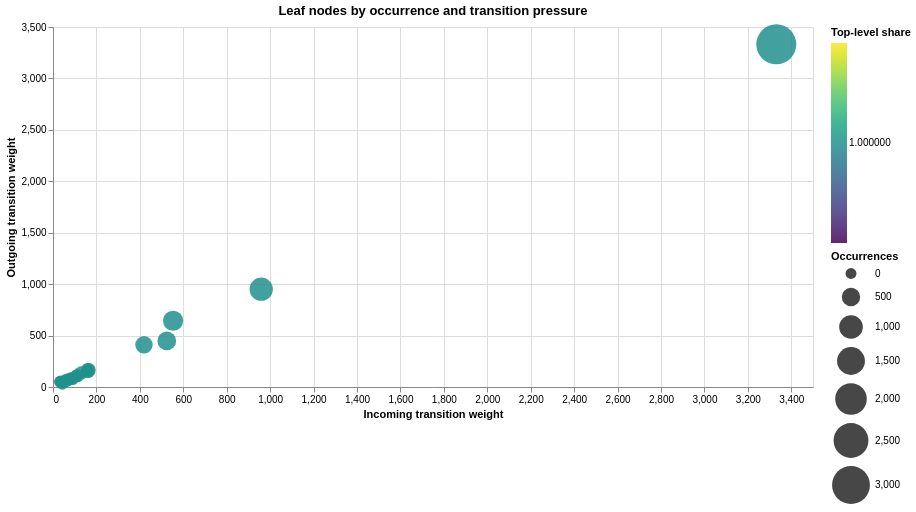
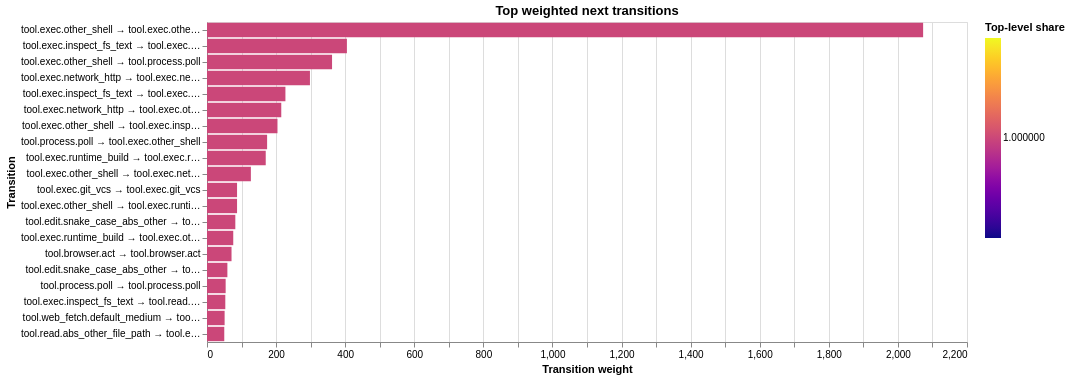
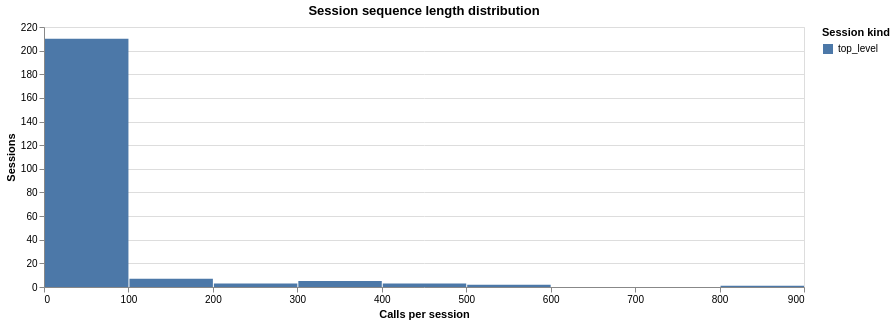

Write notebook code for charts like these, in order.
### Code cell
const leafSpec = {
  "$schema": "https://vega.github.io/schema/vega-lite/v5.json",
  "title": "Leaf nodes by occurrence and transition pressure",
  "width": 760,
  "height": 360,
  "data": { "values": nodeRows.slice(0, 30) },
  "mark": { "type": "circle", "opacity": 0.85 },
  "encoding": {
    "x": { "field": "incomingWeight", "type": "quantitative", "title": "Incoming transition weight" },
    "y": { "field": "outgoingWeight", "type": "quantitative", "title": "Outgoing transition weight" },
    "size": { "field": "totalOccurrences", "type": "quantitative", "title": "Occurrences", "scale": { "range": [120, 1600] } },
    "color": { "field": "topLevelShare", "type": "quantitative", "title": "Top-level share", "scale": { "scheme": "viridis" } },
    "tooltip": [
      { "field": "leafKey" },
      { "field": "toolRoot" },
      { "field": "totalOccurrences" },
      { "field": "uniqueSessions" },
      { "field": "incomingWeight" },
      { "field": "outgoingWeight" },
      { "field": "topLevelShare", "format": ".2f" }
    ]
  }
};

const edgeSpec = {
  "$schema": "https://vega.github.io/schema/vega-lite/v5.json",
  "title": "Top weighted next transitions",
  "width": 760,
  "height": 320,
  "data": { "values": edgeRows.slice(0, 20) },
  "mark": "bar",
  "encoding": {
    "x": { "field": "weight", "type": "quantitative", "title": "Transition weight" },
    "y": {
      "field": "label",
      "type": "nominal",
      "sort": "-x",
      "title": "Transition"
    },
    "color": { "field": "topLevelShare", "type": "quantitative", "title": "Top-level share", "scale": { "scheme": "plasma" } },
    "tooltip": [
      { "field": "fromLeaf" },
      { "field": "toLeaf" },
      { "field": "weight" },
      { "field": "topLevelWeight" },
      { "field": "subagentWeight" }
    ]
  },
  "transform": [
    {
      "calculate": "datum.fromLeaf + ' → ' + datum.toLeaf",
      "as": "label"
    }
  ]
};

const sequenceSpec = {
  "$schema": "https://vega.github.io/schema/vega-lite/v5.json",
  "title": "Session sequence length distribution",
  "width": 760,
  "height": 260,
  "data": { "values": lengthRows },
  "mark": "bar",
  "encoding": {
    "x": { "field": "callCount", "type": "quantitative", "bin": true, "title": "Calls per session" },
    "y": { "aggregate": "count", "type": "quantitative", "title": "Sessions" },
    "color": { "field": "sessionKind", "type": "nominal", "title": "Session kind" },
    "tooltip": [
      { "aggregate": "count", "type": "quantitative", "title": "Sessions" },
      { "field": "sessionKind", "type": "nominal" }
    ]
  }
};

await Deno.jupyter.display({ "application/vnd.vegalite.v5+json": leafSpec }, { raw: true });
await Deno.jupyter.display({ "application/vnd.vegalite.v5+json": edgeSpec }, { raw: true });
await Deno.jupyter.display({ "application/vnd.vegalite.v5+json": sequenceSpec }, { raw: true });

### Figure 1 — Vega-Lite specification as saved in the notebook (floating-point values rounded to 4 significant figures)
{"$schema": "https://vega.github.io/schema/vega-lite/v5.json", "data": {"values": [{"incomingWeight": 3331, "isFallback": false, "leafKey": "tool.exec.other_shell", "level": 2, "outgoingWeight": 3332, "toolRoot": "exec", "topLevelShare": 1, "totalOccurrences": 3372, "uniqueSessions": 177}, {"incomingWeight": 959, "isFallback": false, "leafKey": "tool.exec.inspect_fs_text", "level": 2, "outgoingWeight": 951, "toolRoot": "exec", "topLevelShare": 1, "totalOccurrences": 962, "uniqueSessions": 70}, {"incomingWeight": 553, "isFallback": false, "leafKey": "tool.exec.network_http", "level": 2, "outgoingWeight": 644, "toolRoot": "exec", "topLevelShare": 1, "totalOccurrences": 655, "uniqueSessions": 135}, {"incomingWeight": 524, "isFallback": false, "leafKey": "tool.process.poll", "level": 2, "outgoingWeight": 448, "toolRoot": "process", "topLevelShare": 1, "totalOccurrences": 524, "uniqueSessions": 135}, {"incomingWeight": 419, "isFallback": false, "leafKey": "tool.exec.runtime_build", "level": 2, "outgoingWeight": 410, "toolRoot": "exec", "topLevelShare": 1, "totalOccurrences": 421, "uniqueSessions": 45}, {"incomingWeight": 165, "isFallback": false, "leafKey": "tool.edit.snake_case_abs_other", "level": 2, "outgoingWeight": 165, "toolRoot": "edit", "topLevelShare": 1, "totalOccurrences": 165, "uniqueSessions": 19}, {"incomingWeight": 160, "isFallback": false, "leafKey": "tool.read.abs_other_file_path", "level": 2, "outgoingWeight": 165, "toolRoot": "read", "topLevelShare": 1, "totalOccurrences": 165, "uniqueSessions": 34}, {"incomingWeight": 161, "isFallback": false, "leafKey": "tool.exec.git_vcs", "level": 2, "outgoingWeight": 153, "toolRoot": "exec", "topLevelShare": 1, "totalOccurrences": 161, "uniqueSessions": 40}, {"incomingWeight": 130, "isFallback": false, "leafKey": "tool.read.openclaw_abs_file_path", "level": 2, "outgoingWeight": 137, "toolRoot": "read", "topLevelShare": 1, "totalOccurrences": 138, "uniqueSessions": 25}, {"incomingWeight": 112, "isFallback": false, "leafKey": "tool.web_fetch.default_medium", "level": 2, "outgoingWeight": 109, "toolRoot": "web_fetch", "topLevelShare": 1, "totalOccurrences": 112, "uniqueSessions": 20}, {"incomingWeight": 110, "isFallback": false, "leafKey": "tool.browser.act", "level": 2, "outgoingWeight": 110, "toolRoot": "browser", "topLevelShare": 1, "totalOccurrences": 110, "uniqueSessions": 4}, {"incomingWeight": 90, "isFallback": false, "leafKey": "tool.message.text_only", "level": 2, "outgoingWeight": 80, "toolRoot": "message", "topLevelShare": 1, "totalOccurrences": 91, "uniqueSessions": 26}, {"incomingWeight": 83, "isFallback": false, "leafKey": "tool.edit.snake_case_openclaw_abs", "level": 2, "outgoingWeight": 81, "toolRoot": "edit", "topLevelShare": 1, "totalOccurrences": 83, "uniqueSessions": 22}, {"incomingWeight": 82, "isFallback": false, "leafKey": "tool.write.openclaw_abs_file_path", "level": 2, "outgoingWeight": 82, "toolRoot": "write", "topLevelShare": 1, "totalOccurrences": 82, "uniqueSessions": 17}, {"incomingWeight": 75, "isFallback": false, "leafKey": "tool.read.project_abs_file_path", "level": 2, "outgoingWeight": 75, "toolRoot": "read", "topLevelShare": 1, "totalOccurrences": 75, "uniqueSessions": 4}, {"incomingWeight": 61, "isFallback": false, "leafKey": "tool.memory_search.default", "level": 2, "outgoingWeight": 69, "toolRoot": "memory_search", "topLevelShare": 1, "totalOccurrences": 70, "uniqueSessions": 19}, {"incomingWeight": 69, "isFallback": false, "leafKey": "tool.process.log", "level": 2, "outgoingWeight": 67, "toolRoot": "process", "topLevelShare": 1, "totalOccurrences": 69, "uniqueSessions": 28}, {"incomingWeight": 61, "isFallback": false, "leafKey": "tool.web_search.default", "level": 2, "outgoingWeight": 61, "toolRoot": "web_search", "topLevelShare": 1, "totalOccurrences": 61, "uniqueSessions": 15}, {"incomingWeight": 58, "isFallback": false, "leafKey": "tool.edit.snake_case_project_abs", "level": 2, "outgoingWeight": 58, "toolRoot": "edit", "topLevelShare": 1, "totalOccurrences": 58, "uniqueSessions": 2}, {"incomingWeight": 54, "isFallback": false, "leafKey": "tool.cron.update", "level": 2, "outgoingWeight": 53, "toolRoot": "cron", "topLevelShare": 1, "totalOccurrences": 54, "uniqueSessions": 9}, {"incomingWeight": 35, "isFallback": false, "leafKey": "tool.subagents.list", "level": 2, "outgoingWeight": 53, "toolRoot": "subagents", "topLevelShare": 1, "totalOccurrences": 53, "uniqueSessions": 35}, {"incomingWeight": 50, "isFallback": false, "leafKey": "tool.read.tilde_file_path", "level": 2, "outgoingWeight": 50, "toolRoot": "read", "topLevelShare": 1, "totalOccurrences": 50, "uniqueSessions": 15}, {"incomingWeight": 32, "isFallback": false, "leafKey": "tool.sessions_list.filtered", "level": 2, "outgoingWeight": 50, "toolRoot": "sessions_list", "topLevelShare": 1, "totalOccurrences": 50, "uniqueSessions": 39}, {"incomingWeight": 47, "isFallback": false, "leafKey": "tool.write.abs_other_file_path", "level": 2, "outgoingWeight": 47, "toolRoot": "write", "topLevelShare": 1, "totalOccurrences": 47, "uniqueSessions": 7}, {"incomingWeight": 47, "isFallback": false, "leafKey": "tool.sessions_spawn.minimal", "level": 2, "outgoingWeight": 46, "toolRoot": "sessions_spawn", "topLevelShare": 1, "totalOccurrences": 47, "uniqueSessions": 7}, {"incomingWeight": 40, "isFallback": false, "leafKey": "tool.process.list", "level": 2, "outgoingWeight": 44, "toolRoot": "process", "topLevelShare": 1, "totalOccurrences": 47, "uniqueSessions": 31}, {"incomingWeight": 46, "isFallback": false, "leafKey": "tool.read.abs_other_path", "level": 2, "outgoingWeight": 46, "toolRoot": "read", "topLevelShare": 1, "totalOccurrences": 46, "uniqueSessions": 4}, {"incomingWeight": 44, "isFallback": false, "leafKey": "tool.browser.snapshot", "level": 2, "outgoingWeight": 43, "toolRoot": "browser", "topLevelShare": 1, "totalOccurrences": 44, "uniqueSessions": 8}, {"incomingWeight": 43, "isFallback": false, "leafKey": "tool.exec.mutating_write", "level": 2, "outgoingWeight": 43, "toolRoot": "exec", "topLevelShare": 1, "totalOccurrences": 43, "uniqueSessions": 21}, {"incomingWeight": 43, "isFallback": false, "leafKey": "tool.sessions_spawn.runtime_specific", "level": 2, "outgoingWeight": 30, "toolRoot": "sessions_spawn", "topLevelShare": 1, "totalOccurrences": 43, "uniqueSessions": 23}]}, "encoding": {"color": {"field": "topLevelShare", "scale": {"scheme": "viridis"}, "title": "Top-level share", "type": "quantitative"}, "size": {"field": "totalOccurrences", "scale": {"range": [120, 1600]}, "title": "Occurrences", "type": "quantitative"}, "tooltip": [{"field": "leafKey"}, {"field": "toolRoot"}, {"field": "totalOccurrences"}, {"field": "uniqueSessions"}, {"field": "incomingWeight"}, {"field": "outgoingWeight"}, {"field": "topLevelShare", "format": ".2f"}], "x": {"field": "incomingWeight", "title": "Incoming transition weight", "type": "quantitative"}, "y": {"field": "outgoingWeight", "title": "Outgoing transition weight", "type": "quantitative"}}, "height": 360, "mark": {"opacity": 0.85, "type": "circle"}, "title": "Leaf nodes by occurrence and transition pressure", "width": 760}

### Figure 2 — Vega-Lite specification as saved in the notebook (floating-point values rounded to 4 significant figures)
{"$schema": "https://vega.github.io/schema/vega-lite/v5.json", "data": {"values": [{"fromLeaf": "tool.exec.other_shell", "subagentWeight": 0, "toLeaf": "tool.exec.other_shell", "topLevelShare": 1, "topLevelWeight": 2073, "weight": 2073}, {"fromLeaf": "tool.exec.inspect_fs_text", "subagentWeight": 0, "toLeaf": "tool.exec.inspect_fs_text", "topLevelShare": 1, "topLevelWeight": 405, "weight": 405}, {"fromLeaf": "tool.exec.other_shell", "subagentWeight": 0, "toLeaf": "tool.process.poll", "topLevelShare": 1, "topLevelWeight": 362, "weight": 362}, {"fromLeaf": "tool.exec.network_http", "subagentWeight": 0, "toLeaf": "tool.exec.network_http", "topLevelShare": 1, "topLevelWeight": 298, "weight": 298}, {"fromLeaf": "tool.exec.inspect_fs_text", "subagentWeight": 0, "toLeaf": "tool.exec.other_shell", "topLevelShare": 1, "topLevelWeight": 227, "weight": 227}, {"fromLeaf": "tool.exec.network_http", "subagentWeight": 0, "toLeaf": "tool.exec.other_shell", "topLevelShare": 1, "topLevelWeight": 215, "weight": 215}, {"fromLeaf": "tool.exec.other_shell", "subagentWeight": 0, "toLeaf": "tool.exec.inspect_fs_text", "topLevelShare": 1, "topLevelWeight": 204, "weight": 204}, {"fromLeaf": "tool.process.poll", "subagentWeight": 0, "toLeaf": "tool.exec.other_shell", "topLevelShare": 1, "topLevelWeight": 174, "weight": 174}, {"fromLeaf": "tool.exec.runtime_build", "subagentWeight": 0, "toLeaf": "tool.exec.runtime_build", "topLevelShare": 1, "topLevelWeight": 170, "weight": 170}, {"fromLeaf": "tool.exec.other_shell", "subagentWeight": 0, "toLeaf": "tool.exec.network_http", "topLevelShare": 1, "topLevelWeight": 127, "weight": 127}, {"fromLeaf": "tool.exec.git_vcs", "subagentWeight": 0, "toLeaf": "tool.exec.git_vcs", "topLevelShare": 1, "topLevelWeight": 87, "weight": 87}, {"fromLeaf": "tool.exec.other_shell", "subagentWeight": 0, "toLeaf": "tool.exec.runtime_build", "topLevelShare": 1, "topLevelWeight": 87, "weight": 87}, {"fromLeaf": "tool.edit.snake_case_abs_other", "subagentWeight": 0, "toLeaf": "tool.edit.snake_case_abs_other", "topLevelShare": 1, "topLevelWeight": 82, "weight": 82}, {"fromLeaf": "tool.exec.runtime_build", "subagentWeight": 0, "toLeaf": "tool.exec.other_shell", "topLevelShare": 1, "topLevelWeight": 76, "weight": 76}, {"fromLeaf": "tool.browser.act", "subagentWeight": 0, "toLeaf": "tool.browser.act", "topLevelShare": 1, "topLevelWeight": 71, "weight": 71}, {"fromLeaf": "tool.edit.snake_case_abs_other", "subagentWeight": 0, "toLeaf": "tool.exec.other_shell", "topLevelShare": 1, "topLevelWeight": 59, "weight": 59}, {"fromLeaf": "tool.process.poll", "subagentWeight": 0, "toLeaf": "tool.process.poll", "topLevelShare": 1, "topLevelWeight": 54, "weight": 54}, {"fromLeaf": "tool.exec.inspect_fs_text", "subagentWeight": 0, "toLeaf": "tool.read.abs_other_file_path", "topLevelShare": 1, "topLevelWeight": 53, "weight": 53}, {"fromLeaf": "tool.web_fetch.default_medium", "subagentWeight": 0, "toLeaf": "tool.web_fetch.default_medium", "topLevelShare": 1, "topLevelWeight": 51, "weight": 51}, {"fromLeaf": "tool.read.abs_other_file_path", "subagentWeight": 0, "toLeaf": "tool.exec.other_shell", "topLevelShare": 1, "topLevelWeight": 50, "weight": 50}]}, "encoding": {"color": {"field": "topLevelShare", "scale": {"scheme": "plasma"}, "title": "Top-level share", "type": "quantitative"}, "tooltip": [{"field": "fromLeaf"}, {"field": "toLeaf"}, {"field": "weight"}, {"field": "topLevelWeight"}, {"field": "subagentWeight"}], "x": {"field": "weight", "title": "Transition weight", "type": "quantitative"}, "y": {"field": "label", "sort": "-x", "title": "Transition", "type": "nominal"}}, "height": 320, "mark": "bar", "title": "Top weighted next transitions", "transform": [{"as": "label", "calculate": "datum.fromLeaf + ' → ' + datum.toLeaf"}], "width": 760}

### Figure 3 — Vega-Lite specification as saved in the notebook (floating-point values rounded to 4 significant figures; data arrays with more than 128 entries replaced by an {"elided": "..."} marker saying what was removed)
{"$schema": "https://vega.github.io/schema/vega-lite/v5.json", "data": {"values": {"elided": "231 records"}}, "encoding": {"color": {"field": "sessionKind", "title": "Session kind", "type": "nominal"}, "tooltip": [{"aggregate": "count", "title": "Sessions", "type": "quantitative"}, {"field": "sessionKind", "type": "nominal"}], "x": {"bin": true, "field": "callCount", "title": "Calls per session", "type": "quantitative"}, "y": {"aggregate": "count", "title": "Sessions", "type": "quantitative"}}, "height": 260, "mark": "bar", "title": "Session sequence length distribution", "width": 760}
